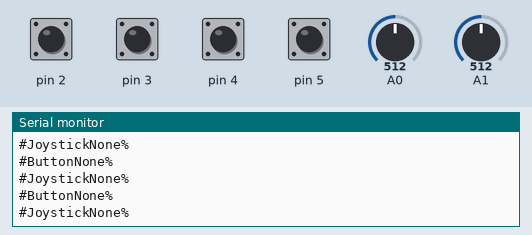
Simulated run of this program. Board: Arduino Uno, built with avr-gcc and run on an emulated ATmega328P. On the bench: the last lines printed to the serial monitor. The test bench sets the inputs (shaded band); at power-on: pin 2–5 HIGH, A0 = 512, A1 = 512.

Above: at 1.2 s.
1.3 s: A0 set to 626
At 1.9 s:
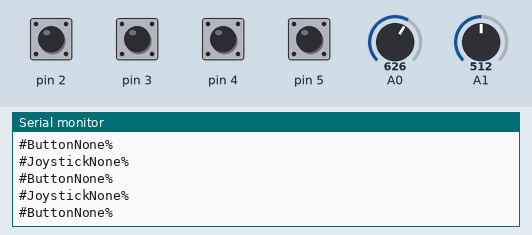
4.3 s: A0 set to 663
At 4.8 s:
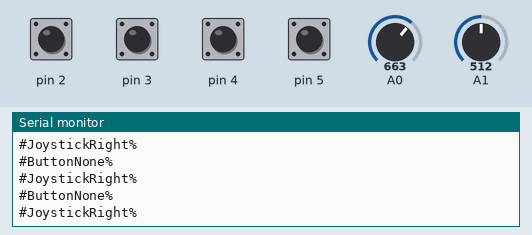

The program:

main.cpp
```cpp
#include <Arduino.h>
#include <Wire.h>
#include <LSM6.h>
#include <Joystick.h> //Zelf gemaakt
#include <Knoppen.h> //Zelf gemaakt

LSM6 imu;

Joystick joystick(0, 1);
Knoppen knoppen(2,5,3,4); //Left - Right - Bottom - Top

char Bericht[15] = "";

const char startKarakter = '#';
const char eindKarakter = '%';

bool communicatie = false;

bool AccOn = false;
bool ButtonsOn = true;
bool JoystickOn = true;

void setup(){
  Serial.begin(9600);
  Wire.begin();
  if(!imu.init()){
      Serial.println("Kan IMU niet detecteren en initialiseren!");
      while(1);
  }
  imu.enableDefault();
}

void HandleMessage(char bericht[15])
{
  if(strcmp(bericht, "AccOff") == 0)
  {
    AccOn = false;
  }
  else if(strcmp(bericht, "AccOn") == 0)
  {
    AccOn = true;
  }
  else if(strcmp(bericht, "ButtonsOff") == 0)
  {
    ButtonsOn = false;
  }
  else if(strcmp(bericht, "ButtonsOn") == 0)
  {
    ButtonsOn = true;
  }
  else if(strcmp(bericht, "JoystickOff") == 0)
  {
    JoystickOn = false;
  }
  else if(strcmp(bericht, "JoystickOn") == 0)
  {
    JoystickOn = true;
  }
}

void ReceiveMessages()
{
  if(Serial.available() > 0)
  {
    char readByte = Serial.read();
    if(readByte == startKarakter)
    {
      strcpy(Bericht, "");
      communicatie = true;
    }
    else if(communicatie)
    {
      if (readByte == eindKarakter)
      {
        communicatie = false;
        HandleMessage(Bericht);
      }
      else
      {
        char tmp[2] = {readByte};
        strcat(Bericht, tmp);
      }
    }
  }
}

void loop(){
  ReceiveMessages();

  if(JoystickOn)
  {
    joystick.SendMessage();
  }

  if(ButtonsOn)
  {
    knoppen.SendMessage();
  }

  if(AccOn)
  {
    imu.readAcc();

    int accelY = map(imu.a.y, -32768, 32767, -1000, 1000);

    if(accelY >= 200)
    {
      Serial.println("#AccLeft%");
    }
    else if(accelY <= -200)
    {
      Serial.println("#AccRight%");
    }
    else
    {
      Serial.println("#AccIdle%");
    }
  }
}
```

Joystick.cpp
```cpp
//Joystick.cpp - Bibliotheek voor de joystick.

#include <Arduino.h>
#include <Joystick.h>

Joystick::Joystick(int X_Pin, int Y_Pin)
{
  xPin = X_Pin;
  yPin = Y_Pin;
}

void Joystick::SendMessage()
{
  int X_state = analogRead(xPin);
  int Y_state = analogRead(yPin);

  int X_map = map(X_state, 0, 1023, -100, 100);
  int Y_map = map(Y_state, 0, 1023, -100, 100);

  if(X_map < -25){
    Serial.println("#JoystickLeft%");
  }
  else if(X_map > 25){
    Serial.println("#JoystickRight%");
  }
  else if(Y_map < -25){
    Serial.println("#JoystickUp%");
  }
  else if(Y_map > 25){
    Serial.println("#JoystickDown%");
  }
  else
  {
    Serial.println("#JoystickNone%");
  }
}
```

Joystick.h
```cpp
//Joystick.h - Bibliotheek voor de joystick.
#ifndef Joystick_h
#define Joystick_h

#include <Arduino.h>

struct Joystick
{
    Joystick(int X_Pin, int Y_Pin);
    void SendMessage();
    private:
        int xPin, yPin;
};
#endif
```

Knoppen.cpp
```cpp
//Knoppen.cpp - Bibliotheek voor de 4 knoppen

#include <Arduino.h>
#include <Knoppen.h>

Knoppen::Knoppen(int Left, int Right, int Bottom, int Top)
{
  pinMode(Left, INPUT_PULLUP);
  pinMode(Right, INPUT_PULLUP);
  pinMode(Bottom, INPUT_PULLUP);
  pinMode(Top, INPUT_PULLUP);

  _left = Left;
  _right = Right;
  _bottom = Bottom;
  _top = Top;
}

void Knoppen::SendMessage()
{
  int leftState = digitalRead(_left);
  int rightState = digitalRead(_right);
  int bottomState = digitalRead(_bottom);
  int topState = digitalRead(_top);

  if(leftState == LOW){
    Serial.println("#ButtonLeft%");
  }
  else if(rightState == LOW){
    Serial.println("#ButtonRight%");
  }
  else if(bottomState == LOW){
    Serial.println("#ButtonDown%");
  }
  else if(topState == LOW){
    Serial.println("#ButtonUp%");
  }
  else
  {
    Serial.println("#ButtonNone%");
  }

}
```

Knoppen.h
```cpp
//Knoppen.h - Bibliotheek voor de 4 knoppen
#ifndef Knoppen_h
#define Knoppen_h

#include <Arduino.h>

struct Knoppen{
    Knoppen(int Left, int Right, int Bottom, int Top);
    void SendMessage();
    private:
        int _left, _right, _bottom, _top;
};

#endif
```

Measured:
- the behaviour switches between 644 and 645 on A0 (found by bisection; images 1 and 2)
- after the input at 4.3 s, the serial monitor: prints a new line after 0.07 s (image 2)
